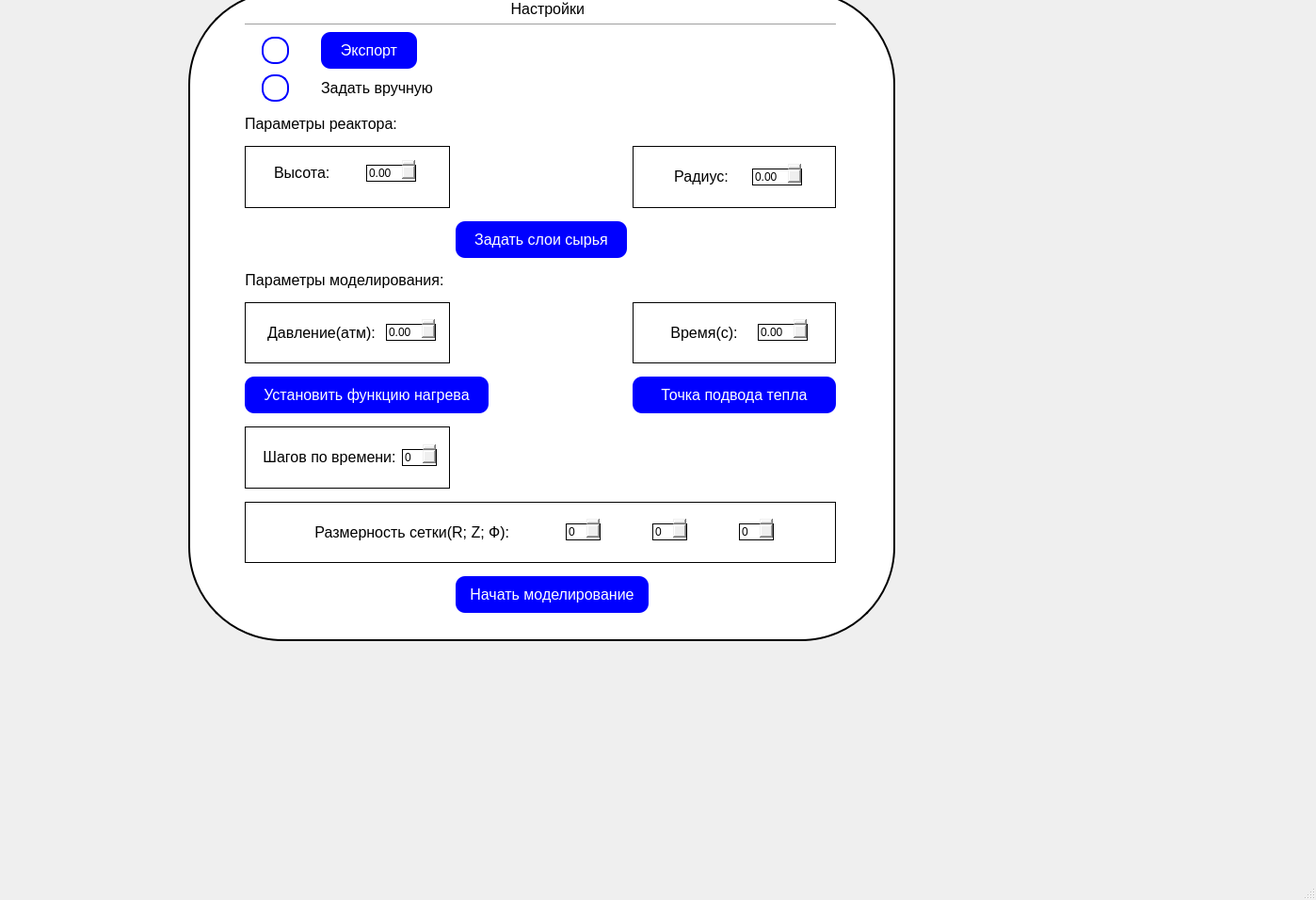
<?xml version="1.0" encoding="UTF-8"?>
<ui version="4.0">
 <class>WarmRadar</class>
 <widget class="QMainWindow" name="WarmRadar">
  <property name="geometry">
   <rect>
    <x>0</x>
    <y>0</y>
    <width>1398</width>
    <height>956</height>
   </rect>
  </property>
  <property name="windowTitle">
   <string>WarmRadar</string>
  </property>
  <widget class="QWidget" name="centralwidget">
   <widget class="QGroupBox" name="globalGroupBox">
    <property name="geometry">
     <rect>
      <x>200</x>
      <y>-10</y>
      <width>751</width>
      <height>691</height>
     </rect>
    </property>
    <property name="sizePolicy">
     <sizepolicy hsizetype="Fixed" vsizetype="Fixed">
      <horstretch>0</horstretch>
      <verstretch>0</verstretch>
     </sizepolicy>
    </property>
    <property name="styleSheet">
     <string notr="true">#globalGroupBox {
    border: 2px solid black; /* Толщина и цвет рамки */
    border-radius: 100px;    /* Радиус закругления */
    background-color: white; /* Цвет фона (опционально) */
}
</string>
    </property>
    <property name="title">
     <string/>
    </property>
    <property name="alignment">
     <set>Qt::AlignCenter</set>
    </property>
    <widget class="QWidget" name="widget_2" native="true">
     <property name="geometry">
      <rect>
       <x>60</x>
       <y>10</y>
       <width>631</width>
       <height>651</height>
      </rect>
     </property>
     <property name="minimumSize">
      <size>
       <width>631</width>
       <height>0</height>
      </size>
     </property>
     <property name="styleSheet">
      <string notr="true">  overflow: visible;   </string>
     </property>
     <layout class="QGridLayout" name="gridLayout_3">
      <item row="3" column="0">
       <layout class="QGridLayout" name="gridLayout">
        <property name="sizeConstraint">
         <enum>QLayout::SetFixedSize</enum>
        </property>
        <property name="horizontalSpacing">
         <number>0</number>
        </property>
        <item row="0" column="0">
         <widget class="QRadioButton" name="radioButton_3">
          <property name="sizePolicy">
           <sizepolicy hsizetype="Fixed" vsizetype="Fixed">
            <horstretch>0</horstretch>
            <verstretch>0</verstretch>
           </sizepolicy>
          </property>
          <property name="layoutDirection">
           <enum>Qt::LeftToRight</enum>
          </property>
          <property name="styleSheet">
           <string notr="true">QRadioButton {

}

QRadioButton::indicator {
    width: 25px; /* Увеличенный размер индикатора (кружка) */
    height: 25px; /* Увеличенный размер индикатора (кружка) */
    border: 2px solid blue; /* Синяя обводка */
    border-radius: 13px; /* Закругленный индикатор */
    background-color: white; /* Цвет фона кружка */
}

QRadioButton::indicator::checked {
    background-color: blue; /* Синий фон для выбранного состояния */
    border: 2px solid blue; /* Синяя обводка в выбранном состоянии */
}
</string>
          </property>
          <property name="text">
           <string/>
          </property>
          <property name="autoRepeatDelay">
           <number>290</number>
          </property>
         </widget>
        </item>
        <item row="1" column="0">
         <widget class="QRadioButton" name="radioButton_2">
          <property name="sizePolicy">
           <sizepolicy hsizetype="Fixed" vsizetype="Fixed">
            <horstretch>0</horstretch>
            <verstretch>0</verstretch>
           </sizepolicy>
          </property>
          <property name="styleSheet">
           <string notr="true">QRadioButton {

}

QRadioButton::indicator {
    width: 25px; /* Увеличенный размер индикатора (кружка) */
    height: 25px; /* Увеличенный размер индикатора (кружка) */
    border: 2px solid blue; /* Синяя обводка */
    border-radius: 13px; /* Закругленный индикатор */
    background-color: white; /* Цвет фона кружка */
}

QRadioButton::indicator::checked {
    background-color: blue; /* Синий фон для выбранного состояния */
    border: 2px solid blue; /* Синяя обводка в выбранном состоянии */
}
</string>
          </property>
          <property name="text">
           <string/>
          </property>
          <property name="autoRepeatDelay">
           <number>290</number>
          </property>
         </widget>
        </item>
        <item row="1" column="1">
         <widget class="QLabel" name="label">
          <property name="enabled">
           <bool>true</bool>
          </property>
          <property name="sizePolicy">
           <sizepolicy hsizetype="Fixed" vsizetype="Fixed">
            <horstretch>0</horstretch>
            <verstretch>0</verstretch>
           </sizepolicy>
          </property>
          <property name="styleSheet">
           <string notr="true">QLabel {
    color: black;              /* Черный цвет текста */
    font-size: 16px;           /* Увеличенный размер текста */
    font-weight: normal;       /* Обычный шрифт (не жирный) */
	margin-left: 10px;
outline: none; 
border: 0px;
}
</string>
          </property>
          <property name="frameShadow">
           <enum>QFrame::Sunken</enum>
          </property>
          <property name="lineWidth">
           <number>0</number>
          </property>
          <property name="text">
           <string>Задать вручную</string>
          </property>
          <property name="alignment">
           <set>Qt::AlignCenter</set>
          </property>
         </widget>
        </item>
        <item row="0" column="1">
         <widget class="QPushButton" name="exportButton">
          <property name="sizePolicy">
           <sizepolicy hsizetype="Fixed" vsizetype="Fixed">
            <horstretch>0</horstretch>
            <verstretch>0</verstretch>
           </sizepolicy>
          </property>
          <property name="styleSheet">
           <string notr="true">#exportButton {
    background-color: blue;    /* Синий фон кнопки */
    color: white;              /* Белый цвет текста */
    font-size: 16px;           /* Увеличенный размер текста */
    border-radius: 10px;       /* Закругление краев */
    padding: 10px 20px;	
	margin-left: 10px;
}

QPushButton::indicator {
    width: 25px;               /* Увеличенный размер кружка */
    height: 25px;              /* Увеличенный размер кружка */
    border: 3px solid white;   /* Белая обводка кружка */
    background-color: blue;    /* Синий цвет кружка */
    border-radius: 12px;       /* Закругление кружка */
}

QPushButton::indicator::checked {
    background-color: white;   /* Белый фон для выбранного состояния */
    border: 3px solid blue;    /* Синяя обводка выбранного кружка */
}
</string>
          </property>
          <property name="text">
           <string>Экспорт</string>
          </property>
         </widget>
        </item>
       </layout>
      </item>
      <item row="5" column="2">
       <widget class="QWidget" name="" native="true">
        <property name="styleSheet">
         <string notr="true">border: 1px solid black; margin-top:8px;</string>
        </property>
        <layout class="QHBoxLayout" name="horizontalLayout_7">
         <property name="spacing">
          <number>0</number>
         </property>
         <item>
          <widget class="QLabel" name="label_11">
           <property name="enabled">
            <bool>true</bool>
           </property>
           <property name="sizePolicy">
            <sizepolicy hsizetype="Fixed" vsizetype="Fixed">
             <horstretch>0</horstretch>
             <verstretch>0</verstretch>
            </sizepolicy>
           </property>
           <property name="styleSheet">
            <string notr="true">QLabel {
    color: black;              /* Черный цвет текста */
    font-size: 16px;           /* Увеличенный размер текста */
    font-weight: normal;       /* Обычный шрифт (не жирный) */
	margin-left: 10px;
outline: none; 
border: 0px;
}
</string>
           </property>
           <property name="frameShadow">
            <enum>QFrame::Sunken</enum>
           </property>
           <property name="lineWidth">
            <number>0</number>
           </property>
           <property name="text">
            <string>Радиус:</string>
           </property>
           <property name="alignment">
            <set>Qt::AlignCenter</set>
           </property>
          </widget>
         </item>
         <item>
          <widget class="QDoubleSpinBox" name="doubleSpinBox_8">
           <property name="sizePolicy">
            <sizepolicy hsizetype="Fixed" vsizetype="Fixed">
             <horstretch>0</horstretch>
             <verstretch>0</verstretch>
            </sizepolicy>
           </property>
          </widget>
         </item>
        </layout>
       </widget>
      </item>
      <item row="5" column="0">
       <widget class="QWidget" name="" native="true">
        <property name="styleSheet">
         <string notr="true">border: 1px solid black; margin-top:8px;</string>
        </property>
        <layout class="QHBoxLayout" name="horizontalLayout_5">
         <property name="spacing">
          <number>9</number>
         </property>
         <property name="leftMargin">
          <number>1</number>
         </property>
         <property name="topMargin">
          <number>1</number>
         </property>
         <item>
          <widget class="QLabel" name="label_9">
           <property name="enabled">
            <bool>true</bool>
           </property>
           <property name="sizePolicy">
            <sizepolicy hsizetype="Fixed" vsizetype="Fixed">
             <horstretch>0</horstretch>
             <verstretch>0</verstretch>
            </sizepolicy>
           </property>
           <property name="styleSheet">
            <string notr="true">QLabel {
    color: black;              /* Черный цвет текста */
    font-size: 16px;           /* Увеличенный размер текста */
    font-weight: normal;       /* Обычный шрифт (не жирный) */
outline: none; 
margin-left: 1px;
border: 0px;
}
</string>
           </property>
           <property name="frameShadow">
            <enum>QFrame::Sunken</enum>
           </property>
           <property name="lineWidth">
            <number>0</number>
           </property>
           <property name="text">
            <string>Высота:</string>
           </property>
           <property name="alignment">
            <set>Qt::AlignLeading|Qt::AlignLeft|Qt::AlignTop</set>
           </property>
           <property name="wordWrap">
            <bool>false</bool>
           </property>
           <property name="margin">
            <number>-10</number>
           </property>
          </widget>
         </item>
         <item>
          <widget class="QDoubleSpinBox" name="doubleSpinBox_6">
           <property name="sizePolicy">
            <sizepolicy hsizetype="Fixed" vsizetype="Fixed">
             <horstretch>0</horstretch>
             <verstretch>0</verstretch>
            </sizepolicy>
           </property>
           <property name="styleSheet">
            <string notr="true">
</string>
           </property>
          </widget>
         </item>
        </layout>
       </widget>
      </item>
      <item row="9" column="0">
       <widget class="QWidget" name="" native="true">
        <property name="styleSheet">
         <string notr="true">border: 1px solid black; margin-top:8px;</string>
        </property>
        <layout class="QHBoxLayout" name="horizontalLayout_4">
         <property name="sizeConstraint">
          <enum>QLayout::SetDefaultConstraint</enum>
         </property>
         <item>
          <widget class="QLabel" name="label_8">
           <property name="enabled">
            <bool>true</bool>
           </property>
           <property name="sizePolicy">
            <sizepolicy hsizetype="Fixed" vsizetype="Fixed">
             <horstretch>0</horstretch>
             <verstretch>0</verstretch>
            </sizepolicy>
           </property>
           <property name="styleSheet">
            <string notr="true">QLabel {
    color: black;              /* Черный цвет текста */
    font-size: 16px;           /* Увеличенный размер текста */
    font-weight: normal;       /* Обычный шрифт (не жирный) */
	margin-left: 10px;
outline: none; 
border: 0px;
}
</string>
           </property>
           <property name="frameShadow">
            <enum>QFrame::Sunken</enum>
           </property>
           <property name="lineWidth">
            <number>0</number>
           </property>
           <property name="text">
            <string>Давление(атм):</string>
           </property>
           <property name="alignment">
            <set>Qt::AlignCenter</set>
           </property>
          </widget>
         </item>
         <item>
          <widget class="QDoubleSpinBox" name="doubleSpinBox_5">
           <property name="sizePolicy">
            <sizepolicy hsizetype="Fixed" vsizetype="Fixed">
             <horstretch>0</horstretch>
             <verstretch>0</verstretch>
            </sizepolicy>
           </property>
          </widget>
         </item>
        </layout>
       </widget>
      </item>
      <item row="9" column="2">
       <widget class="QWidget" name="" native="true">
        <property name="styleSheet">
         <string notr="true">border: 1px solid black; margin-top:8px;</string>
        </property>
        <layout class="QHBoxLayout" name="horizontalLayout_6">
         <property name="spacing">
          <number>0</number>
         </property>
         <item>
          <widget class="QLabel" name="label_10">
           <property name="enabled">
            <bool>true</bool>
           </property>
           <property name="sizePolicy">
            <sizepolicy hsizetype="Fixed" vsizetype="Fixed">
             <horstretch>0</horstretch>
             <verstretch>0</verstretch>
            </sizepolicy>
           </property>
           <property name="styleSheet">
            <string notr="true">QLabel {
    color: black;              /* Черный цвет текста */
    font-size: 16px;           /* Увеличенный размер текста */
    font-weight: normal;       /* Обычный шрифт (не жирный) */
	margin-left: 10px;
outline: none; 
border: 0px;
}
</string>
           </property>
           <property name="frameShadow">
            <enum>QFrame::Sunken</enum>
           </property>
           <property name="lineWidth">
            <number>0</number>
           </property>
           <property name="text">
            <string>Время(с):</string>
           </property>
           <property name="alignment">
            <set>Qt::AlignCenter</set>
           </property>
          </widget>
         </item>
         <item>
          <widget class="QDoubleSpinBox" name="doubleSpinBox_7">
           <property name="sizePolicy">
            <sizepolicy hsizetype="Fixed" vsizetype="Fixed">
             <horstretch>0</horstretch>
             <verstretch>0</verstretch>
            </sizepolicy>
           </property>
          </widget>
         </item>
        </layout>
       </widget>
      </item>
      <item row="11" column="0">
       <widget class="QWidget" name="" native="true">
        <property name="styleSheet">
         <string notr="true">border: 1px solid black; margin-top:8px;</string>
        </property>
        <layout class="QHBoxLayout" name="horizontalLayout_8">
         <item>
          <widget class="QLabel" name="label_12">
           <property name="enabled">
            <bool>true</bool>
           </property>
           <property name="sizePolicy">
            <sizepolicy hsizetype="Fixed" vsizetype="Fixed">
             <horstretch>0</horstretch>
             <verstretch>0</verstretch>
            </sizepolicy>
           </property>
           <property name="styleSheet">
            <string notr="true">QLabel {
    color: black;              /* Черный цвет текста */
    font-size: 16px;           /* Увеличенный размер текста */
    font-weight: normal;       /* Обычный шрифт (не жирный) */
	margin-left: 10px;
outline: none; 
border: 0px;
}
</string>
           </property>
           <property name="frameShadow">
            <enum>QFrame::Sunken</enum>
           </property>
           <property name="lineWidth">
            <number>0</number>
           </property>
           <property name="text">
            <string>Шагов по времени:</string>
           </property>
           <property name="alignment">
            <set>Qt::AlignCenter</set>
           </property>
          </widget>
         </item>
         <item>
          <widget class="QSpinBox" name="spinBox">
           <property name="styleSheet">
            <string notr="true">margin-right:5px;</string>
           </property>
          </widget>
         </item>
        </layout>
       </widget>
      </item>
      <item row="8" column="0" colspan="2">
       <widget class="QLabel" name="label_5">
        <property name="enabled">
         <bool>true</bool>
        </property>
        <property name="sizePolicy">
         <sizepolicy hsizetype="Fixed" vsizetype="Fixed">
          <horstretch>0</horstretch>
          <verstretch>0</verstretch>
         </sizepolicy>
        </property>
        <property name="styleSheet">
         <string notr="true">QLabel {
    color: black;              /* Черный цвет текста */
    font-size: 16px;           /* Увеличенный размер текста */
    font-weight: normal;       /* Обычный шрифт (не жирный) */
outline: none; 
border: 0px;
margin-top:8px;
}
</string>
        </property>
        <property name="frameShadow">
         <enum>QFrame::Sunken</enum>
        </property>
        <property name="lineWidth">
         <number>0</number>
        </property>
        <property name="text">
         <string>Параметры моделирования:</string>
        </property>
        <property name="alignment">
         <set>Qt::AlignCenter</set>
        </property>
       </widget>
      </item>
      <item row="1" column="0" colspan="3">
       <widget class="Line" name="line">
        <property name="orientation">
         <enum>Qt::Horizontal</enum>
        </property>
       </widget>
      </item>
      <item row="10" column="0" colspan="2">
       <widget class="QPushButton" name="functionWarmButton">
        <property name="sizePolicy">
         <sizepolicy hsizetype="Fixed" vsizetype="Fixed">
          <horstretch>0</horstretch>
          <verstretch>0</verstretch>
         </sizepolicy>
        </property>
        <property name="styleSheet">
         <string notr="true">#functionWarmButton {
    background-color: blue;    /* Синий фон кнопки */
    color: white;              /* Белый цвет текста */
    font-size: 16px;           /* Увеличенный размер текста */
    border-radius: 10px;       /* Закругление краев */
    padding: 10px 20px;        /* Отступы */
margin-top:8px;
}

#functionWarmButton::indicator {
    width: 25px;               /* Увеличенный размер кружка */
    height: 25px;              /* Увеличенный размер кружка */
    border: 3px solid white;   /* Белая обводка кружка */
    background-color: blue;    /* Синий цвет кружка */
    border-radius: 12px;       /* Закругление кружка */
}

#functionWarmButton::indicator::checked {
    background-color: white;   /* Белый фон для выбранного состояния */
    border: 3px solid blue;    /* Синяя обводка выбранного кружка */
}
</string>
        </property>
        <property name="text">
         <string>Установить функцию нагрева</string>
        </property>
       </widget>
      </item>
      <item row="4" column="0" colspan="2">
       <widget class="QLabel" name="label_2">
        <property name="enabled">
         <bool>true</bool>
        </property>
        <property name="sizePolicy">
         <sizepolicy hsizetype="Fixed" vsizetype="Fixed">
          <horstretch>0</horstretch>
          <verstretch>0</verstretch>
         </sizepolicy>
        </property>
        <property name="styleSheet">
         <string notr="true">QLabel {
    color: black;              /* Черный цвет текста */
    font-size: 16px;           /* Увеличенный размер текста */
    font-weight: normal;       /* Обычный шрифт (не жирный) */
outline: none; 
border: 0px;
margin-top:8px;
}
</string>
        </property>
        <property name="frameShadow">
         <enum>QFrame::Sunken</enum>
        </property>
        <property name="lineWidth">
         <number>0</number>
        </property>
        <property name="text">
         <string>Параметры реактора:</string>
        </property>
        <property name="alignment">
         <set>Qt::AlignCenter</set>
        </property>
        <property name="margin">
         <number>0</number>
        </property>
       </widget>
      </item>
      <item row="10" column="2">
       <widget class="QPushButton" name="pointWarmButton">
        <property name="sizePolicy">
         <sizepolicy hsizetype="Fixed" vsizetype="Fixed">
          <horstretch>0</horstretch>
          <verstretch>0</verstretch>
         </sizepolicy>
        </property>
        <property name="font">
         <font>
          <pointsize>-1</pointsize>
         </font>
        </property>
        <property name="styleSheet">
         <string notr="true">#pointWarmButton {
    background-color: blue;    /* Синий фон кнопки */
    color: white;              /* Белый цвет текста */
    font-size: 16px;           /* Увеличенный размер текста */
    border-radius: 10px;       /* Закругление краев */
    padding: 10px 30px;        /* Отступы */
margin-top:8px;
}

#pointWarmButton::indicator {
    width: 25px;               /* Увеличенный размер кружка */
    height: 25px;              /* Увеличенный размер кружка */
    border: 3px solid white;   /* Белая обводка кружка */
    background-color: blue;    /* Синий цвет кружка */
    border-radius: 12px;       /* Закругление кружка */
}

#pointWarmButton::indicator::checked {
    background-color: white;   /* Белый фон для выбранного состояния */
    border: 3px solid blue;    /* Синяя обводка выбранного кружка */
}
</string>
        </property>
        <property name="text">
         <string>Точка подвода тепла</string>
        </property>
       </widget>
      </item>
      <item row="0" column="1">
       <widget class="QLabel" name="label_19">
        <property name="enabled">
         <bool>true</bool>
        </property>
        <property name="sizePolicy">
         <sizepolicy hsizetype="Fixed" vsizetype="Fixed">
          <horstretch>0</horstretch>
          <verstretch>0</verstretch>
         </sizepolicy>
        </property>
        <property name="styleSheet">
         <string notr="true">QLabel {
    color: black;              /* Черный цвет текста */
    font-size: 16px;           /* Увеличенный размер текста */
    font-weight: normal;       /* Обычный шрифт (не жирный) */
outline: none; 
border: 0px;
margin-left: 54px;
}
</string>
        </property>
        <property name="frameShadow">
         <enum>QFrame::Sunken</enum>
        </property>
        <property name="lineWidth">
         <number>0</number>
        </property>
        <property name="text">
         <string>Настройки</string>
        </property>
        <property name="alignment">
         <set>Qt::AlignRight|Qt::AlignTrailing|Qt::AlignVCenter</set>
        </property>
        <property name="margin">
         <number>0</number>
        </property>
       </widget>
      </item>
      <item row="12" column="0" colspan="3">
       <widget class="QWidget" name="" native="true">
        <property name="styleSheet">
         <string notr="true">border: 1px solid black; margin-top:8px;</string>
        </property>
        <layout class="QHBoxLayout" name="horizontalLayout_2">
         <property name="spacing">
          <number>0</number>
         </property>
         <item>
          <widget class="QLabel" name="label_6">
           <property name="enabled">
            <bool>true</bool>
           </property>
           <property name="sizePolicy">
            <sizepolicy hsizetype="Fixed" vsizetype="Fixed">
             <horstretch>0</horstretch>
             <verstretch>0</verstretch>
            </sizepolicy>
           </property>
           <property name="styleSheet">
            <string notr="true">QLabel {
    color: black;              /* Черный цвет текста */
    font-size: 16px;           /* Увеличенный размер текста */
    font-weight: normal;       /* Обычный шрифт (не жирный) */
	margin-left: 10px;
outline: none; 
border: 0px;
}
</string>
           </property>
           <property name="frameShadow">
            <enum>QFrame::Sunken</enum>
           </property>
           <property name="lineWidth">
            <number>0</number>
           </property>
           <property name="text">
            <string>Размерность сетки(R; Z; Ф): </string>
           </property>
           <property name="alignment">
            <set>Qt::AlignCenter</set>
           </property>
          </widget>
         </item>
         <item>
          <widget class="QSpinBox" name="spinBox_2">
           <property name="sizePolicy">
            <sizepolicy hsizetype="Fixed" vsizetype="Fixed">
             <horstretch>0</horstretch>
             <verstretch>0</verstretch>
            </sizepolicy>
           </property>
          </widget>
         </item>
         <item>
          <widget class="QSpinBox" name="spinBox_4">
           <property name="sizePolicy">
            <sizepolicy hsizetype="Fixed" vsizetype="Fixed">
             <horstretch>0</horstretch>
             <verstretch>0</verstretch>
            </sizepolicy>
           </property>
          </widget>
         </item>
         <item>
          <widget class="QSpinBox" name="spinBox_3">
           <property name="sizePolicy">
            <sizepolicy hsizetype="Fixed" vsizetype="Fixed">
             <horstretch>0</horstretch>
             <verstretch>0</verstretch>
            </sizepolicy>
           </property>
          </widget>
         </item>
        </layout>
       </widget>
      </item>
      <item row="6" column="1">
       <widget class="QPushButton" name="layersMaterialButton">
        <property name="sizePolicy">
         <sizepolicy hsizetype="Fixed" vsizetype="Fixed">
          <horstretch>0</horstretch>
          <verstretch>0</verstretch>
         </sizepolicy>
        </property>
        <property name="styleSheet">
         <string notr="true">#layersMaterialButton {
    background-color: blue;    /* Синий фон кнопки */
    color: white;              /* Белый цвет текста */
    font-size: 16px;           /* Увеличенный размер текста */
    border-radius: 10px;       /* Закругление краев */
    padding: 10px 20px;        /* Отступы */
margin-top:8px;
}

#layersMaterialButton::indicator {
    width: 25px;               /* Увеличенный размер кружка */
    height: 25px;              /* Увеличенный размер кружка */
    border: 3px solid white;   /* Белая обводка кружка */
    background-color: blue;    /* Синий цвет кружка */
    border-radius: 12px;       /* Закругление кружка */
}

#layersMaterialButton::indicator::checked {
    background-color: white;   /* Белый фон для выбранного состояния */
    border: 3px solid blue;    /* Синяя обводка выбранного кружка */
}
 </string>
        </property>
        <property name="text">
         <string>Задать слои сырья</string>
        </property>
       </widget>
      </item>
      <item row="14" column="1" colspan="2">
       <widget class="QPushButton" name="startModel">
        <property name="sizePolicy">
         <sizepolicy hsizetype="Fixed" vsizetype="Fixed">
          <horstretch>0</horstretch>
          <verstretch>0</verstretch>
         </sizepolicy>
        </property>
        <property name="styleSheet">
         <string notr="true">#startModel {
    background-color: blue;    /* Синий фон кнопки */
    color: white;              /* Белый цвет текста */
    font-size: 16px;           /* Увеличенный размер текста */
    border-radius: 10px;       /* Закругление краев */
    padding: 10px 15px;     /* Отступы */
margin-top:8px;
}

.parent {
    overflow: visible;         /* Убедитесь, что элементы не обрезаются */
}

#startModel::indicator {
    width: 25px;               /* Увеличенный размер кружка */
    height: 25px;              /* Увеличенный размер кружка */
    border: 3px solid white;   /* Белая обводка кружка */
    background-color: blue;    /* Синий цвет кружка */
    border-radius: 12px;       /* Закругление кружка */
}

#startModel::indicator::checked {
    background-color: white;   /* Белый фон для выбранного состояния */
    border: 3px solid blue;    /* Синяя обводка выбранного кружка */
}
</string>
        </property>
        <property name="text">
         <string>Начать моделирование</string>
        </property>
       </widget>
      </item>
     </layout>
    </widget>
   </widget>
  </widget>
  <widget class="QMenuBar" name="menubar">
   <property name="geometry">
    <rect>
     <x>0</x>
     <y>0</y>
     <width>1398</width>
     <height>26</height>
    </rect>
   </property>
  </widget>
  <widget class="QStatusBar" name="statusbar"/>
 </widget>
 <resources/>
 <connections/>
</ui>
